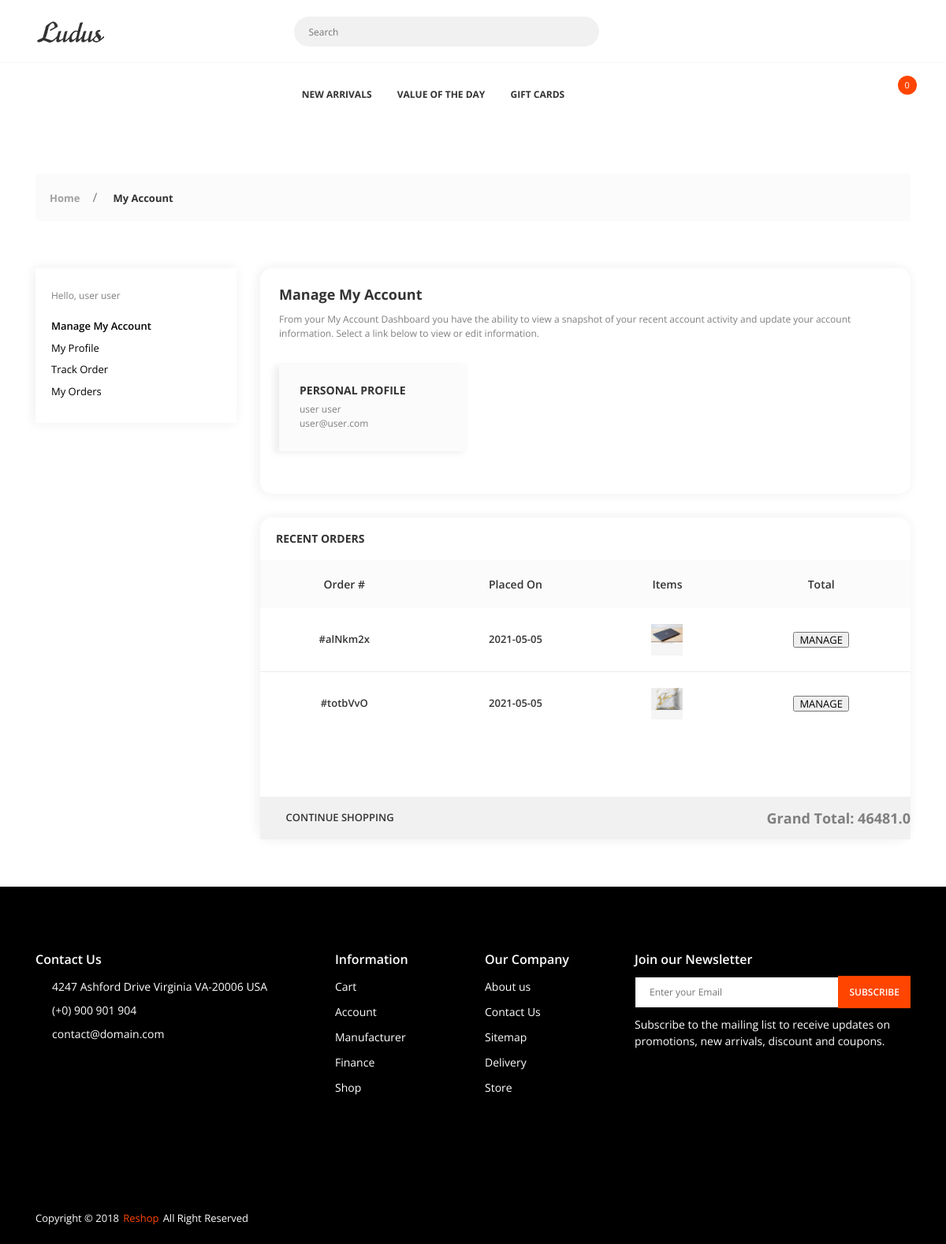
The page /profile (signed in) on the database as committed earlier.
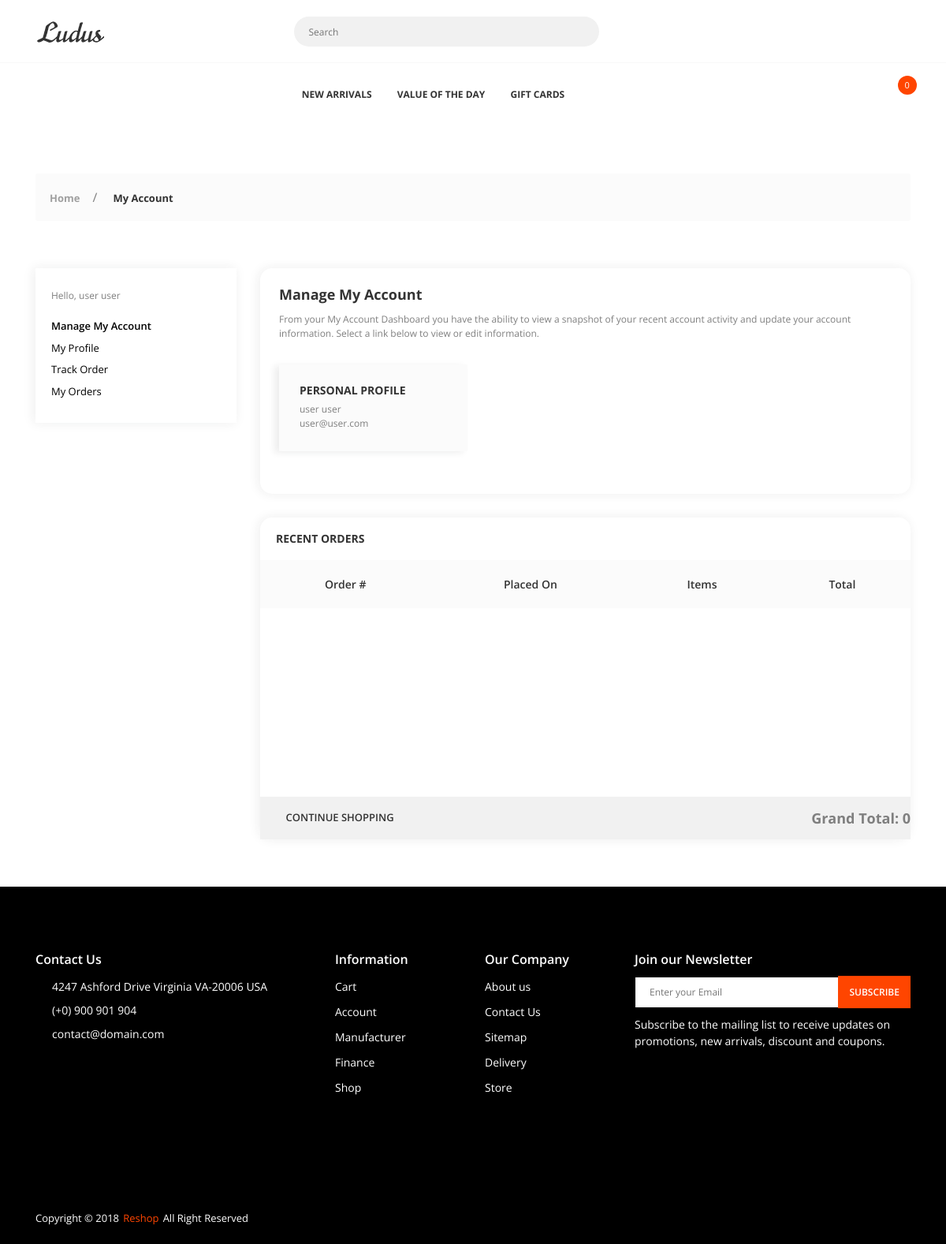
The same page on the database as committed later.
### Main/models.py (models this page shows, shortened)
class Delivery(db.Model):
    id = db.Column(db.Integer, primary_key=True, autoincrement=True)
    User_id = db.Column(db.Integer, db.ForeignKey('user.id'), nullable=False)
    product_id = db.Column(db.Integer, db.ForeignKey('addproduct.id'), nullable=False)
    merchant_id = db.Column(db.Integer, db.ForeignKey('merchant.id'), nullable=False)
    quantity = db.Column(db.Integer, nullable=False)
    Delivery_ID = db.Column(db.String(8), nullable=False)
    Delivery_Reg_Time = db.Column(db.Date,auto_now_add=True, nullable=False)
    Delivery_Est_Date = db.Column(db.Date, nullable=False)
    Delivery_Sender = db.Column(db.String(45), db.ForeignKey('addproduct.merchant_name'), nullable=False)
    Delivery_Sender_Phone = db.Column(db.String(8), db.ForeignKey('addproduct.merchant_phone'), nullable=False)
    From_Address = db.Column(db.String(255), db.ForeignKey('addproduct.merchant_address'), nullable=False)
    Delivery_Recipient = db.Column(db.String(45), nullable=False)
    Delivery_Recipient_Phone = db.Column(db.String(8), nullable=False)
    To_Address = db.Column(db.String(255), nullable=False)
    Status_Reason = db.Column(db.String(255), nullable=True)

class Addproduct(db.Model):
    id = db.Column(db.Integer, primary_key=True)
    name = db.Column(db.String(40), nullable=False)
    price = db.Column(db.Numeric(10, 2), nullable=False)
    discount = db.Column(db.Integer, default=0)
    stock = db.Column(db.Integer, nullable=False)
    desc = db.Column(db.Text, nullable=False)
    pub_date = db.Column(db.DateTime, nullable=False, default=datetime.utcnow)
    category_id = db.Column(db.Integer, db.ForeignKey('category.id'),nullable=False)
    category = db.relationship('Category',backref=db.backref('categories', lazy=True))
    image1 = db.Column(db.String(150), nullable=False, default='image1.jpg')
    image2 = db.Column(db.String(150), nullable=False, default='image2.jpg')
    image3 = db.Column(db.String(150), nullable=False, default='image3.jpg')
    merchant_id = db.Column(db.Integer, db.ForeignKey('merchant.id'), nullable=False)
    merchant = db.relationship('Merchant', backref=db.backref('merchant', lazy=True))
    merchant_name = db.Column(db.String(45), nullable=False)
    merchant_phone = db.Column(db.String(8), nullable=False)
    merchant_address = db.Column(db.Text, nullable=False)

### Main/routes.py (the view)
@app.route('/profile')
def profile():
    delivery_items={}
    user =User.query.filter_by(email=session['email']).first()
    user_id=session['_user_id']
    delivery = Delivery.query.filter_by(User_id=user_id).all()
    subtotal = 0
    grandtotal = 0
    for i in delivery:
        temp_delivery = {}
        product=Addproduct.query.filter_by(id=i.product_id).first()
        id = str(i.product_id) + '_' + str(i.Delivery_ID)
        discount = (product.discount/100) * float(product.price)
        subtotal += float(product.price) * int(i.quantity)
        subtotal -= discount
        tax =("%.2f" %(.06 * float(subtotal)))
        grandtotal = float("%.2f" % (1.06 * subtotal))
        temp_delivery = {id:{'id':i.Delivery_ID, 'name':product.name, 'price':float(product.price),'qunatity':i.quantity,'placed_on':i.Delivery_Reg_Time ,'est_date':i.Delivery_Est_Date , 'address':i.To_Address, 'image':product.image1} }
        delivery_items = Merge(delivery_items, temp_delivery)
    admin = Admin.query.filter_by(email=session['email']).first()
    merchant = Merchant.query.filter_by(email=session['email']).first()
    if 'email' not in session:
        return redirect(url_for('login'))
    elif merchant != None:
        return render_template('dashboard.html', user=user, delivery_items=delivery_items, grandtotal=grandtotal, merchant=True)
    elif admin != None:
        return render_template('dashboard.html', user=user, delivery_items=delivery_items, grandtotal=grandtotal, admin=True)
    else:
        return render_template('dashboard.html', user=user, delivery_items=delivery_items, grandtotal=grandtotal)

### Main/models.py (called while the page is built)
@login_manager.user_loader
def load_user(user_id):
    return User.query.get(int(user_id))

### Main/routes.py (called while the page is built)
def Merge(dict1, dict2):
    res = {**dict1, **dict2}
    return res

### Main/templates/dashboard.html (shortened to what the changed rows need)
{% extends "layout.html" %}
{% block head %}
{{ super() }}
{% endblock head %}
{% block content %}
        <div class="app-content">
            <div class="u-s-p-b-60">
                <div class="section__content">
                    <div class="dash">
                        <div class="container">
                            <div class="row">
                                <div class="col-lg-9 col-md-12">
                                    <div class="dash__box dash__box--shadow dash__box--radius dash__box--bg-white u-s-m-b-30">
                                        <div class="dash__pad-2">
                                            <h1 class="dash__h1 u-s-m-b-14">Manage My Account</h1>
                                            <div class="row">
                                                <div class="col-lg-4 u-s-m-b-30">
                                                    <div class="dash__box dash__box--bg-grey dash__box--shadow-2 u-h-100">
                                                        <div class="dash__pad-3">
                                                            <h2 class="dash__h2 u-s-m-b-8">PERSONAL PROFILE</h2>
                                                        </div>
                                                    </div>
                                                </div>
                                            </div>
                                        </div>
                                    </div>
                                    <div class="dash__box dash__box--shadow dash__box--bg-white dash__box--radius">
                                        <h2 class="dash__h2 u-s-p-xy-20">RECENT ORDERS</h2>
                                        <div class="dash__table-wrap gl-scroll">
                                            <table class="dash__table">
                                                <thead>
                                                    <tr>
                                                        <th>Order #</th>
                                                        <th>Placed On</th>
                                                        <th>Items</th>
                                                        <th>Total</th>
                                                    </tr>
                                                </thead>
                                                <tbody>
                                                {% for key,delivery in delivery_items.items() %}
                                                    <tr>
                                                        <td>{{delivery.id}}</td>
                                                        <td>{{delivery.placed_on}}</td>
                                                        <td>
                                                            <div class="dash__table-img-wrap">
                                                                <img class="u-img-fluid" src="{{url_for('static',filename='img/'+delivery.image)}}" alt=""></div>
                                                        </td>
                                                        <td>
                                                            <div class="dash__table-total">
                                                                <form class="dash-track-order" action="{{url_for('track_order')}}" method="POST" >
                                                                    <div class="dash__link dash__link--brand">
                                                                        <button class="primary-btn btn-warning" type='submit' href="{{url_for('track_order')}}">MANAGE</button>
                                                                    </div>
                                                                </form>
                                                            </div>
                                                        </td>
                                                    </tr>
                                                    {% endfor %}
                                                </tbody>
                                            </table>
                                        </div>
                                        <div class="route-box">
                                            <div class="route-box__g2">
                                                <h3>Grand Total:  <span>{{grandtotal}}</span></h3>
                                            </div>
                                        </div>
                                    </div>
                                </div>
                            </div>
                        </div>
                    </div>
                </div>
            </div>
        </div>
{% endblock content %}

Rows that differ between the two databases and show on the page:
removed Delivery: id "#alNkm2x", placed_on "2021-05-05"
no longer on this page (row edited): Addproduct: image1 (picture)
removed Delivery: id "#totbVvO", placed_on "2021-05-05"
no longer on this page (row edited): Addproduct: image1 (picture)
Other text that changed with them:
{{ grandtotal }}: "46481.0" → "0"
list line gone: "MANAGE"
